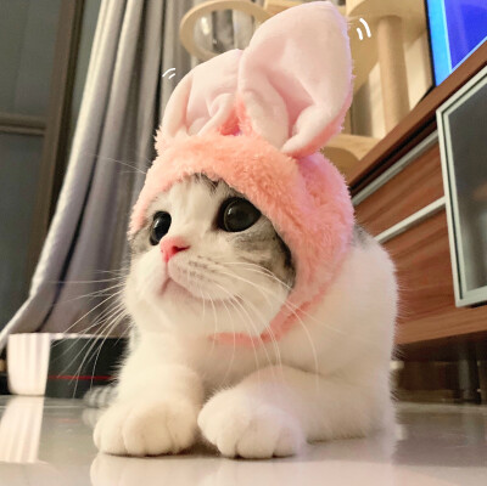
#> input picture 遥感图像数字处理（传统和深度学习方法的图像处理）/传统图像处理方法/h4_histogram_and_edge/cat.png, 487 x 486 px
$ jupyter execute histogram_and_edge.ipynb   (older library calls are emulated)
#> lines starting #> are read from the running program, lines starting #| are printed output that depends on the picture
## 图像增强、频域滤波和边缘检测

--------------------------------------------------------------------------------------------------------------------------
#### 1. 实现以下图像的增强算法：
- 线性拉伸：`linear_stretch`
- 直方图均衡化：`histogram_equalization`。
--------------------------------------------------------------------------------------------------------------------------
#### 2. 实现以下边缘检测算子：
- roberts算子：`roberts`。
- sobel算子：`sobel`。
- prewitt算子：`prewitt`。
- laplacian算子：`laplacian`。
--------------------------------------------------------------------------------------------------------------------------
#### 3. 实现Butterworth频域滤波器
--------------------------------------------------------------------------------------------------------------------------
#### 4. 卷积定理的验证：
- 对于给定的`test.jpg`图像和两个方向的滤波算子，分别使用空间域卷积和频域滤波的方法对图像进行滤波，比较两种方法的运行结果。
--------------------------------------------------------------------------------------------------------------------------
**注意：** 在本次作业中无需自行实现傅立叶变换和傅立叶逆变换，可以直接调用`numpy.fft.fft2`和`numpy.fft.ifft2`函数。

[cell 1]
import numpy as np
import matplotlib.pyplot as plt
import math
import cv2

### 1 图像增强
#### 1-1 线性拉伸（10）
- 对图像进行分段线性拉伸。
- 函数原型：`linear_stretch(img, a, b, c, d)`，其中`a`、`b`为拉伸的两个分段点，`c`、`d`为拉伸后的两个分段点，返回拉伸后的图像。


[cell 2]
def linear_stretch(img, a, b, c, d):
    '''
    Args:
        img: np.array, image to be stretched
        a: int, first point of the linear function
        b: int, second point of the linear function
        c: int, value of the first point after stretching
        d: int, value of the second point after stretching
    Returns:
        img: np.array, image after linear stretching
        histogram: np.array, histogram of the image after linear stretching
    '''
    img = img.astype(np.float32)
    result = np.zeros_like(img)

    result[img <= a] = (img[img <= a] * c / a)
    result[(img > a) & (img <= b)] = (img[(img > a) & (img <= b)] - a) * (d - c) / (b - a) + c
    result[img > b] = (img[img > b] - b) * (255 - d) / (255 - b) + d

    histogram, _ = np.histogram(result, 256, [0, 256])
    return result.astype(np.uint8), histogram

#### 1-2 直方图均衡化（20）
- 将图像的灰度值进行均衡化，使得图像的灰度值分布更加均匀。
- 函数原型：`hist_equalization(img)`，其中img为输入图像，返回值为均衡化后的图像、均衡化前的直方图和均衡化后的直方图。

[cell 3]
def histogram_equalization(img):
    '''
    Args:
        img: np.array, image to be equalized
    Returns:
        img: np.array, image after histogram equalization
        ori_hist: np.array, original histogram
        new_hist: np.array, equalized histogram
    '''
    ori_hist, _ = np.histogram(img.flatten(), 256, [0, 256])

    cdf = ori_hist.cumsum()
    cdf_normalized = (cdf - cdf.min()) * 255 / (cdf.max() - cdf.min())
    cdf_normalized = cdf_normalized.astype(np.uint8)
    img_equalized = cdf_normalized[img]

    new_hist, _ = np.histogram(img_equalized.flatten(), 256, [0, 256])
    return img_equalized, ori_hist, new_hist

#### 1-3 展示线性拉伸和直方图均衡化的结果
- 对`cat.png`进行线性拉伸和直方图均衡化，展示结果。
- `无需改动以下代码，直接运行即可。`

[cell 4]
cat = cv2.imread('cat.png', cv2.IMREAD_GRAYSCALE)
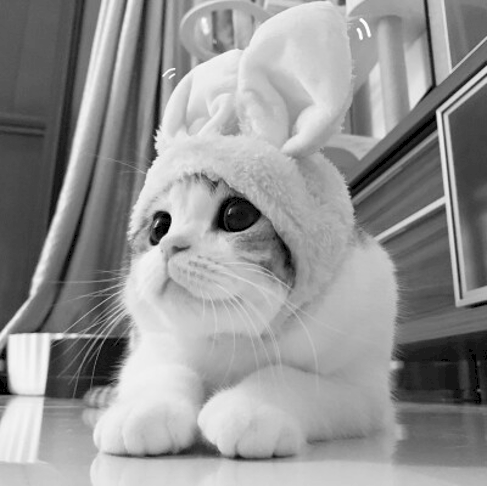
#> cat: shape (486, 487); min 0, max 255, mean 147.5
cat_linear, stretched_hist = linear_stretch(cat, 50, 150, 10, 200)
#> in linear_stretch, `result[img > b] = (img[img > b] - b) * (255 - d) / (255 - b) + d`:
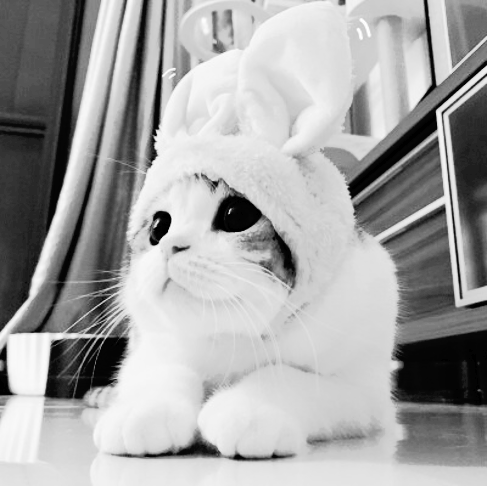
#> result: shape (486, 487) float32; min 0, max 255, mean 164.6
#> in linear_stretch, `histogram, _ = np.histogram(result, 256, [0, 256])`: histogram = 256 values, max 4949 at index 223, min 0 at index 11, mean 924.5
#> stretched_hist has the same summary as histogram in linear_stretch
cat_equalized, ori_hist, new_hist = histogram_equalization(cat)
#> in histogram_equalization, `ori_hist, _ = np.histogram(img.flatten(), 256, [0, 256])`: ori_hist = 256 values, max 3031 at index 164, min 0 at index 1, mean 924.5
#> in histogram_equalization, `cdf = ori_hist.cumsum()`: cdf = 256 values from 977 to 236682
#> in histogram_equalization, `cdf_normalized = (cdf - cdf.min()) * 255 / (cdf.max() - cdf.min())`: cdf_normalized = 256 values from 0 to 255
#> in histogram_equalization, `img_equalized = cdf_normalized[img]`:
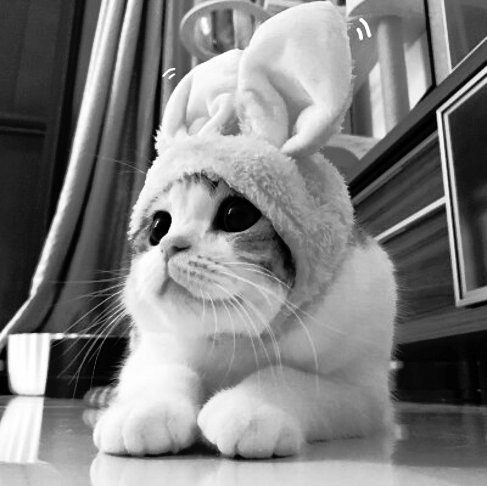
#> img_equalized: shape (486, 487); min 0, max 255, mean 127.4
#> in histogram_equalization, `new_hist, _ = np.histogram(img_equalized.flatten(), 256, [0, 256])`: new_hist = 256 values, max 3031 at index 134, min 0 at index 1, mean 924.5
plt.figure(figsize=(10, 13))
plt.subplot(321)
plt.imshow(cat, cmap='gray')
plt.title('Original Image')
plt.subplot(322)
plt.bar(np.arange(256), ori_hist)
plt.title('Original Histogram')
plt.subplot(323)
plt.imshow(cat_linear, cmap='gray')
plt.title('Linear Stretched Image')
plt.subplot(324)
plt.bar(np.arange(256), stretched_hist)
plt.title('Linear Stretched Histogram')
plt.subplot(325)
plt.imshow(cat_equalized, cmap='gray')
plt.title('Histogram Equalized Image')
plt.subplot(326)
plt.bar(np.arange(256), new_hist)
plt.title('Histogram Equalized Histogram')
#> figure, not shown here; panel 2: tallest bar 3031 high, from x = 163.6 to 164.4; panel 4: tallest bar 4949 high, from x = 222.6 to 223.4; panel 6: tallest bar 3031 high, from x = 133.6 to 134.4

### 2 边缘检测（20）
- 实现以下边缘检测算子：
    - roberts算子：`roberts`（5）
    - sobel算子：`sobel`（5）
    - prewitt算子：`prewitt`（5）
    - laplacian算子：`laplacian`（5）

#### 2-1 roberts算子（5）
- 实现roberts算子，函数原型：`roberts(img, threshold)`，其中img为输入图像，threshold为阈值，返回值为roberts算子检测到的边缘图像。

[cell 5]
def roberts(img, threshold):
    '''
    Args:
        img: np.array, image to be processed
        threshold: int, threshold for binarization
    Returns:
        edge: np.array, image after roberts edge detection
    '''
    img_pad = np.pad(img, ((0, 1), (0, 1)), mode='constant', constant_values=0)
    edge = np.zeros_like(img)
    kernel_x = np.array([[1, 0], [0, -1]])
    kernel_y = np.array([[0, 1], [-1, 0]])
    for i in range(img.shape[0]):
        for j in range(img.shape[1]):
            edge_x = np.sum(kernel_x * img_pad[i:i + 2, j:j + 2])
            edge_y = np.sum(kernel_y * img_pad[i:i + 2, j:j + 2])
            edge[i, j] = np.sqrt(edge_x ** 2 + edge_y ** 2)
    '''
    edge_x = cv2.filter2D(img, -1, kernel_x)
    edge_y = cv2.filter2D(img, -1, kernel_y)
    edge = np.sqrt(edge_x ** 2 + edge_y ** 2)
    '''
    edge = np.where(edge > threshold, 255, 0).astype(np.uint8)
    return edge

#### 2-2 prewitt算子（5）
- 实现prewitt算子，函数原型：`prewitt(img, threshold)`，其中img为输入图像，threshold为阈值，返回值为prewitt算子检测到的边缘图像。

[cell 6]
def prewitt(img, threshold):
    '''
    Args:
        img: np.array, image to be processed
        threshold: int, threshold for binarization
    Returns:
        edge: np.array, image after prewitt edge detection
    '''
    img_pad = np.pad(img, ((1, 1), (1, 1)), mode='constant', constant_values=0)
    edge = np.zeros_like(img)
    kernel_x = np.array([[1, 0, -1], [1, 0, -1], [1, 0, -1]])
    kernel_y = np.array([[1, 1, 1], [0, 0, 0], [-1, -1, -1]])
    for i in range(img.shape[0]):
        for j in range(img.shape[1]):
            edge_x = np.sum(kernel_x * img_pad[i:i + 3, j:j + 3])
            edge_y = np.sum(kernel_y * img_pad[i:i + 3, j:j + 3])
            edge[i, j] = np.sqrt(edge_x ** 2 + edge_y ** 2) # 两个i,j在edge和img_pad图像中的位置不同，edge[i, j]是九宫格的中心
    '''
    edge_x = cv2.filter2D(img, -1, kernel_x)
    edge_y = cv2.filter2D(img, -1, kernel_y)
    edge = np.sqrt(edge_x ** 2 + edge_y ** 2)
    '''
    edge = np.where(edge > threshold, 255, 0).astype(np.uint8)
    return edge

#### 2-3 sobel算子（5）
- 实现sobel算子，函数原型：`sobel(img, threshold)`，其中img为输入图像，threshold为阈值，返回值为sobel算子检测到的边缘图像。

[cell 7]
def sobel(img, threshold):
    '''
    Args:
        img: np.array, image to be processed
        threshold: int, threshold for binarization
    Returns:
        edge: np.array, image after sobel edge detection
    '''
    img_pad = np.pad(img, ((1, 1), (1, 1)), mode='constant', constant_values=0)
    edge = np.zeros_like(img)
    kernel_x = np.array([[1, 0, -1], [2, 0, -2], [1, 0, -1]])
    kernel_y = np.array([[1, 2, 1], [0, 0, 0], [-1, -2, -1]])
    for i in range(img.shape[0]):
        for j in range(img.shape[1]):
            edge_x = np.sum(kernel_x * img_pad[i:i + 3, j:j + 3])
            edge_y = np.sum(kernel_y * img_pad[i:i + 3, j:j + 3])
            edge[i, j] = np.sqrt(edge_x ** 2 + edge_y ** 2) # 两个i,j在edge和img_pad图像中的位置不同，edge[i, j]是九宫格的中心
    '''
    edge_x = cv2.Sobel(img, cv2.CV_64F, 1, 0, ksize=3)
    edge_y = cv2.Sobel(img, cv2.CV_64F, 0, 1, ksize=3)
    edge = np.sqrt(edge_x ** 2 + edge_y ** 2)
    '''
    edge = np.where(edge > threshold, 255, 0).astype(np.uint8)
    return edge

#### 2-4 laplacian算子 （5）
- 实现laplacian算子，函数原型：`laplacian(img, threshold)`，其中img为输入图像，threshold为阈值，返回值为laplacian算子检测到的边缘图像。

[cell 8]
def laplacian(img, threshold):
    '''
    Args:
        img: np.array, image to be processed
        threshold: int, threshold for binarization
    Returns:
        edge: np.array, image after laplacian edge detection
    '''
    laplacian_kernel = np.array([[0, -1, 0], [-1, 4, -1], [0, -1, 0]])
    img_pad = np.pad(img, ((1, 1), (1, 1)), mode='constant', constant_values=0)
    edge =np.zeros_like(img)
    for i in range(img.shape[0]):
        for j in range(img.shape[1]):
            edge[i, j] = np.abs(np.sum(laplacian_kernel * img_pad[i:i + 3, j:j + 3]))
    '''
    edge = cv2.Laplacian(img, cv2.CV_64F)
    edge = np.abs(edge)
    '''
    edge = np.where(edge > threshold, 255, 0).astype(np.uint8)
    return edge

#### 2-5 边缘检测可视化
##### 2-5-1 边缘检测函数
-`无需改动以下代码，直接运行即可。`

[cell 9]
def edge_detection(img, method, threshold):
    """
    边缘检测
    :param img: 输入图像
    :param method: 检测算子
    :return: 检测结果
    """
    if method == 'roberts':
        return roberts(img, threshold)
    elif method == 'prewitt':
        return prewitt(img, threshold)
    elif method == 'sobel':
        return sobel(img, threshold)
    elif method == 'laplacian':
        return laplacian(img, threshold)
    else:
        raise ValueError('No such method!')

##### 2-5-2 展示边缘检测的结果
- 对`test.png`进行边缘检测，展示结果。
- `无需改动以下代码，直接运行即可。`
- 该单元格可能运行较慢，请耐心等待。

[cell 10]
img = cv2.imread('test.png', cv2.IMREAD_GRAYSCALE)
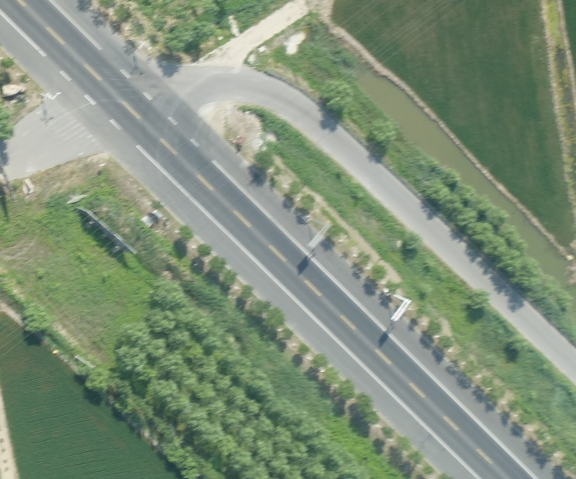
#> input picture 遥感图像数字处理（传统和深度学习方法的图像处理）/传统图像处理方法/h4_histogram_and_edge/test.png, 576 x 479 px
#> img: shape (479, 576); min 53, max 249, mean 137.4
roberts_img = edge_detection(img, 'roberts', 20)
#> in roberts, `edge = np.where(edge > threshold, 255, 0).astype(np.uint8)`:
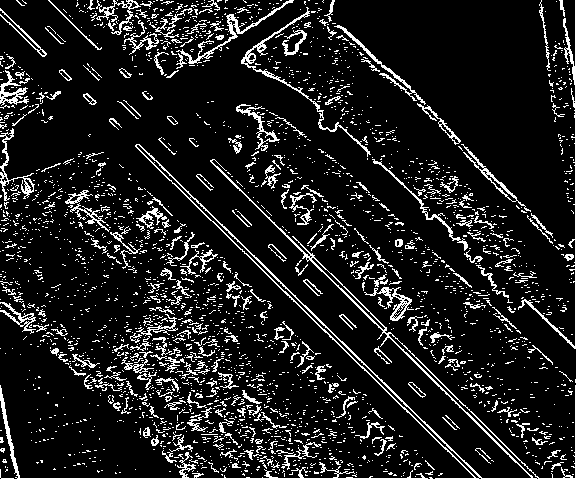
#> edge: shape (479, 576); 11.9% white in thin lines or dots
prewitt_img = edge_detection(img, 'prewitt', 50)
#> in prewitt, `img_pad = np.pad(img, ((1, 1), (1, 1)), mode='constant', constant_valu..`:
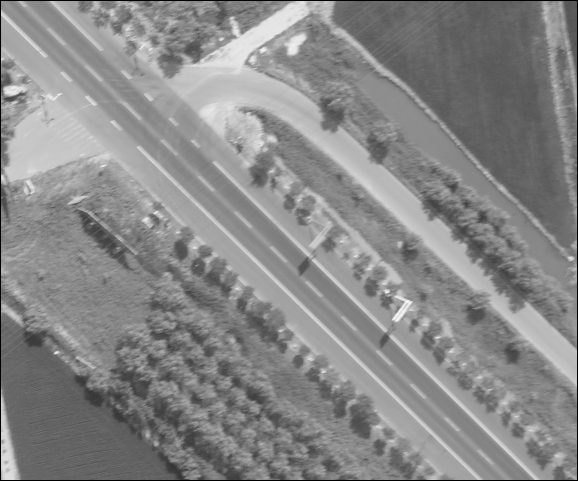
#> img_pad: shape (481, 578); min 0, max 249, mean 136.3
#> in prewitt, `edge = np.where(edge > threshold, 255, 0).astype(np.uint8)`: edge: shape (479, 576); 22.2% white in thin lines or dots
sobel_img = edge_detection(img, 'sobel', 100)
#> after the loop in sobel, `for i in range(img.shape[0]):`:
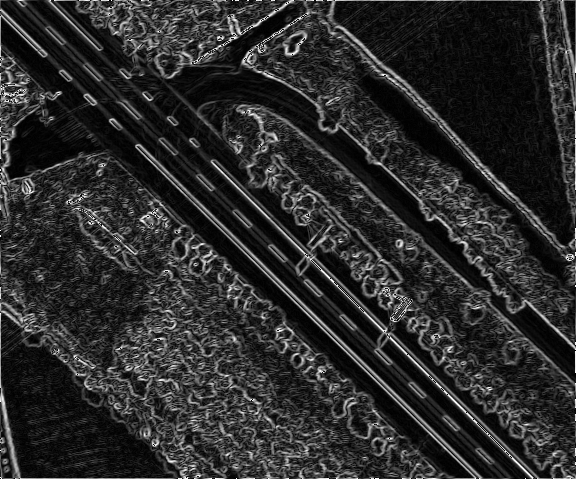
#> edge: shape (479, 576); min 0, max 255, mean 43.9
#> in sobel, `edge = np.where(edge > threshold, 255, 0).astype(np.uint8)`: edge: shape (479, 576); 11.2% white in thin lines or dots
laplacian_img = edge_detection(img, 'laplacian', 20)
#> in laplacian, `edge = np.where(edge > threshold, 255, 0).astype(np.uint8)`: edge: shape (479, 576); 12.4% white in thin lines or dots
plt.figure(figsize=(10, 10))
plt.subplot(221)
plt.imshow(roberts_img, cmap='gray')
plt.title('Roberts Edge Detection')
plt.subplot(222)
plt.imshow(prewitt_img, cmap='gray')
plt.title('Prewitt Edge Detection')
plt.subplot(223)
plt.imshow(sobel_img, cmap='gray')
plt.title('Sobel Edge Detection')
plt.subplot(224)
plt.imshow(laplacian_img, cmap='gray')
plt.title('Laplacian Edge Detection')

### 3 Butterworth滤波器（20）
- 实现Butterworth滤波器，函数原型：`butterworth_highpass_filter(img, d0, n, is_high)`，其中img为输入图像，d0为截止频率，n为阶数，is_high为True时为高通滤波，False时为低通滤波，返回值为滤波后的图像。
#### 3-1 Butterworth滤波器实现

[cell 11]
def butterworth(img, d0, n, is_high=True):
    '''
    Args:
        img: np.array, image to be processed
        d0: int, cutoff frequency
        n: int, order of butterworth filter
    Returns:
        img_filtered: np.array, image after butterworth low pass filter
        butterworth_filter: np.array, butterworth filter mask
    '''
    h, w = img.shape
    center_y, center_x = h // 2, w // 2
    y, x = np.ogrid[:h, :w]
    d_uv = np.sqrt((y - center_y)**2 + (x - center_x)**2)
    butterworth_filter = 1 / (1 + (d_uv / d0) ** (2 * n))
    if is_high:
        butterworth_filter = 1 - butterworth_filter

    img_fft = np.fft.fft2(img)
    img_fft_shift = np.fft.fftshift(img_fft)
    filter_fft = img_fft_shift * butterworth_filter
    img_filtered = np.abs(np.fft.ifft2(np.fft.ifftshift(filter_fft)))

    return img_filtered, butterworth_filter

#### 3-2 Butterworth滤波器效果可视化
- `无需改动以下代码，直接运行即可。`

[cell 12]
butterworth_high,high_mask = butterworth(img, 100, 2, True)
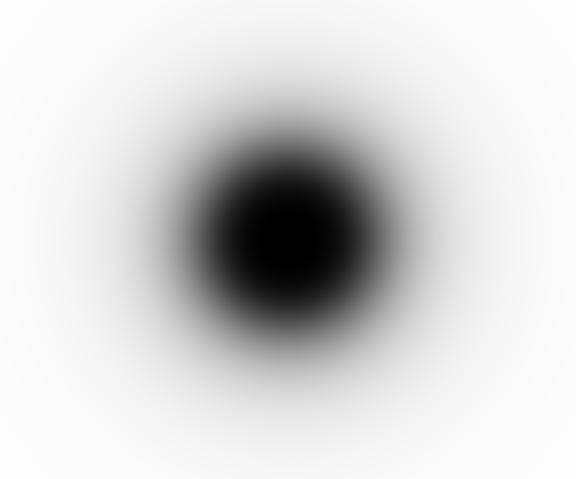
#> high_mask: shape (479, 576) float64; min 0, max 0.995, mean 0.835
butterworth_low,low_mask = butterworth(img, 100, 2, False)
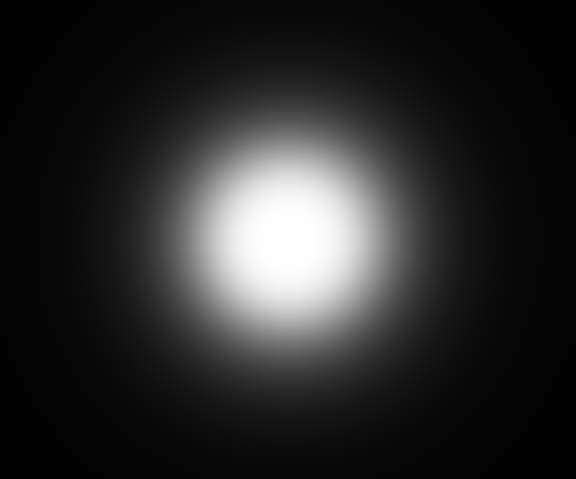
#> low_mask: shape (479, 576) float64; min 0.00507, max 1, mean 0.165
plt.figure(figsize=(25, 13))
plt.subplot(151)
plt.imshow(img, cmap='gray')
plt.title('Original Image')
plt.subplot(152)
plt.imshow(butterworth_high, cmap='gray')
plt.title('Butterworth High Pass Filtered Image')
plt.subplot(153)
plt.imshow(butterworth_low, cmap='gray')
plt.title('Butterworth Low Pass Filtered Image')
plt.subplot(154)
plt.imshow(high_mask, cmap='gray')
plt.title('Butterworth High Pass Filter Mask')
plt.subplot(155)
plt.imshow(low_mask, cmap='gray')
plt.title('Butterworth Low Pass Filter Mask')

### 4 卷积定理的验证（30）
- 对于给定的`test.jpg`图像和两个方向的滤波算子`f_x`和`f_y`，分别使用空间域卷积和频域滤波的方法对图像进行滤波，比较两种方法的运行结果。
- $$f_x=\begin{bmatrix}1&-1\end{bmatrix},f_y=\begin{bmatrix}1\\-1\end{bmatrix}$$

#### 4-1 空域卷积 （10）
- 将`f_x`和`f_y`分别与`test.jpg`进行卷积，并将两次卷积的结果的绝对值进行叠加，得到最终的结果。
- 函数原型：`spatial_convolution(img, f_x, f_y)`，其中img为输入图像，f_x和f_y为输入的滤波算子，返回值为滤波结果。
- **提示：** 可以使用cv2.filter2D函数进行空间域卷积，形式如cv2.filter2D(img, -1, f_x)，无需自行实现卷积。

[cell 13]
def spatial_conv(img, f_x, f_y):
    '''
    Args:
        img: np.array, image to be processed
        f_x: np.array, x direction filter
        f_y: np.array, y direction filter
    Returns:
        img_filtered: np.array, image after spatial convolution
    '''
    conv_x = cv2.filter2D(img, -1, f_x)
    conv_y = cv2.filter2D(img, -1, f_y)
    return np.abs(conv_x) + np.abs(conv_y)

#### 4-2 频域滤波 （10）
- 对于频域滤波，将`test.jpg`进行傅立叶变换，将`f_x`和`f_y`进行傅立叶变换后得到`F_x`和`F_y`，将两个滤波算子的傅立叶变换结果进行叠加，再将叠加后的结果与`test.jpg`的傅立叶变换结果进行点乘，最后将点乘的结果进行傅立叶逆变换，得到最终的结果,返回`滤波结果`以及将`原点平移到图像中心`的`F_x`和`F_y`。
- **注意：** 在本次作业中无需自行实现傅立叶变换和傅立叶逆变换，可以直接调用`numpy.fft.fft2`和`numpy.fft.ifft2`函数。
- **提示：** `numpy.fft.fft2`函数可以指定输出的尺寸，可以使用此函数将傅立叶变换后的滤波算子的尺寸扩展到与图像相同。形式如np.fft.fft2(img, (h, w))，其中img为输入滤波器，(h, w)为输出图像的尺寸。

[cell 14]
def frequency_filter(img,f_x,f_y):
    '''
    Args:
        img: np.array, image to be processed
        f_x: np.array, x direction filter
        f_y: np.array, y direction filter
    Returns:
        img_filtered: np.array, image after frequency filtering
        F_x_shift: np.array, shifted fourier transform of f_x
        F_y_shift: np.array, shifted fourier transform of f_y
    '''
    h, w = img.shape
    F_x = np.fft.fft2(f_x, (h, w))
    F_y = np.fft.fft2(f_y, (h, w))
    img_fft = np.fft.fft2(img)

    F_x_shift = np.fft.fftshift(F_x)
    F_y_shift = np.fft.fftshift(F_y)

    filtered_fft = img_fft * (F_x + F_y)
    img_filtered = np.abs(np.fft.ifft2(filtered_fft))
    return img_filtered, F_x_shift, F_y_shift

#### 4-3 卷积定理的验证（10）
- `无需改动以下代码，直接运行即可。`
- **证明：** 通过实验结果的观察，`f_x`和`f_y`相当于对图像进行了水平和垂直方向的一阶差分，这种操作在频率域相当于高通滤波还是低通滤波？通过`数学推导`证明（证明一维即可，无需证明二维）。（10）
- **`[提示]`**:求$f_x$在频率域的传递函数$H_x$，并分析$H_x$的特性，从而得出$f_x$在频率域的作用。
- **注意：** 空域卷积与频域滤波的结果从视觉上应该差别不大，如果差别较大，说明实现有问题，但由于实现的方法不同，两种方法得到的结果可能会有细微的差别，这是正常的。
- **注意：** 如果熟悉markdown语法，数学推导的过程可以写在下面的`实验收获与感悟`中，也可以单独写在`conv.pdf`中一同提交，`conv.pdf`应与本记事本和实验应用的图像文件放在同一目录下。

[cell 15]
f_x=np.array([[1,-1]])
f_y=np.array([[1],[-1]])
spatial_conv_img=spatial_conv(img,f_x,f_y)
frequency_filter_img, F_x, F_y=frequency_filter(img,f_x,f_y)
plt.figure(figsize=(12, 10))
plt.subplot(221)
plt.imshow(spatial_conv_img, cmap='gray')
plt.title('Spatial Convolution')
plt.subplot(222)
plt.imshow(frequency_filter_img, cmap='gray')
plt.title('Frequency Filtering')
plt.subplot(223)
plt.imshow(np.abs(F_x), cmap='gray')
plt.title('F_x')
plt.subplot(224)
plt.imshow(np.abs(F_y), cmap='gray')
plt.title('F_y')
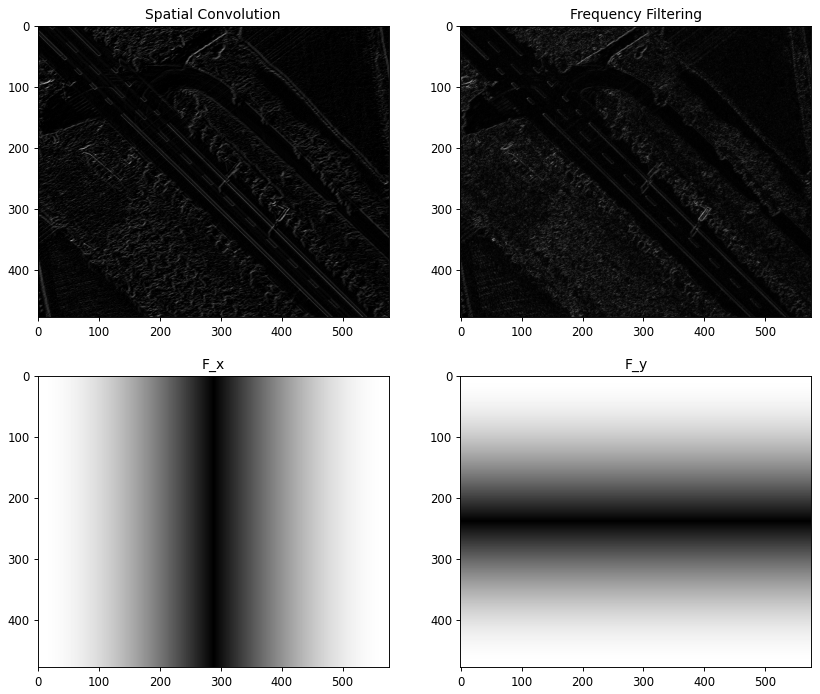
#> figure drawn by matplotlib, 4 panels
